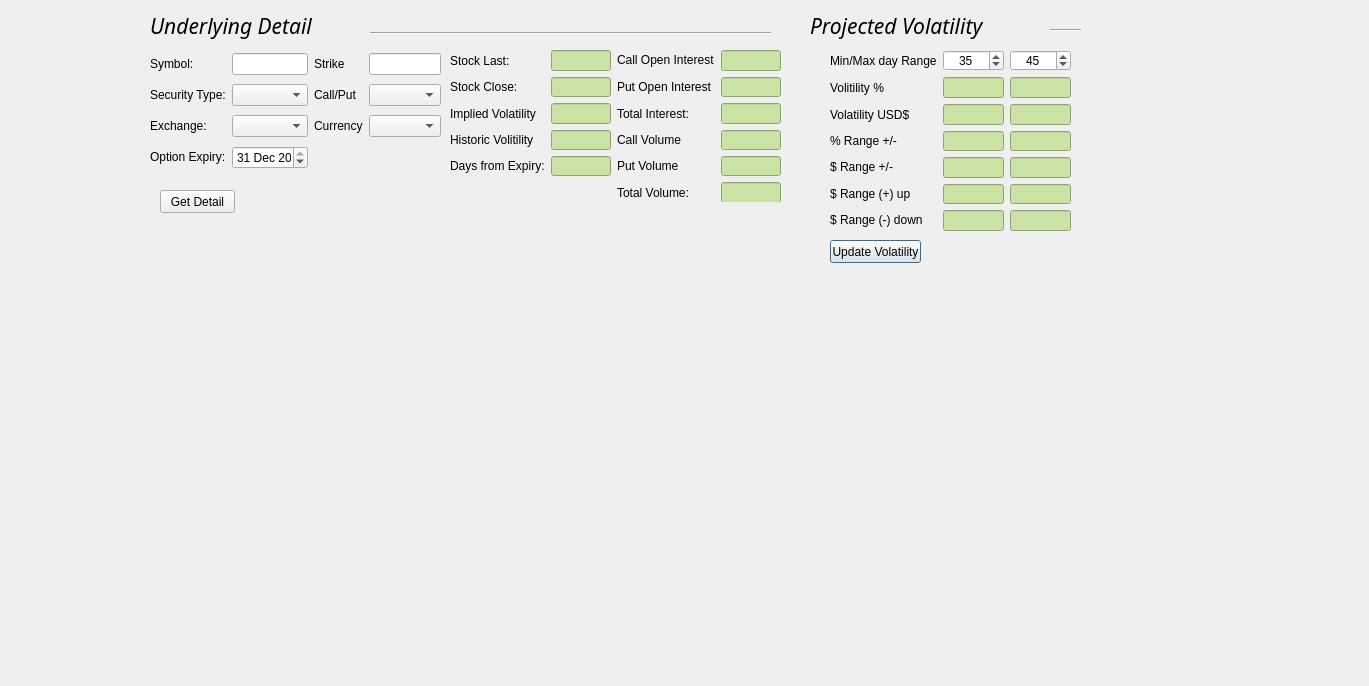
<?xml version="1.0" encoding="UTF-8"?>
<ui version="4.0">
 <class>exchange</class>
 <widget class="QDialog" name="exchange">
  <property name="geometry">
   <rect>
    <x>0</x>
    <y>0</y>
    <width>1369</width>
    <height>686</height>
   </rect>
  </property>
  <property name="windowTitle">
   <string>IB Option Trader </string>
  </property>
  <widget class="QPushButton" name="button_UpdateVol">
   <property name="geometry">
    <rect>
     <x>830</x>
     <y>240</y>
     <width>91</width>
     <height>23</height>
    </rect>
   </property>
   <property name="text">
    <string>Update Volatility</string>
   </property>
  </widget>
  <widget class="QWidget" name="layoutWidget">
   <property name="geometry">
    <rect>
     <x>450</x>
     <y>50</y>
     <width>331</width>
     <height>152</height>
    </rect>
   </property>
   <layout class="QGridLayout" name="gridLayout">
    <item row="3" column="0">
     <widget class="QLabel" name="lb_ImpVol">
      <property name="text">
       <string>Implied Volatility</string>
      </property>
     </widget>
    </item>
    <item row="3" column="1">
     <widget class="QLineEdit" name="impliedVol">
      <property name="styleSheet">
       <string notr="true">background-color: rgb(202, 226, 163);</string>
      </property>
      <property name="text">
       <string/>
      </property>
      <property name="readOnly">
       <bool>true</bool>
      </property>
     </widget>
    </item>
    <item row="3" column="2">
     <widget class="QLabel" name="lb_totalInt">
      <property name="text">
       <string>Total Interest:</string>
      </property>
     </widget>
    </item>
    <item row="0" column="2">
     <widget class="QLabel" name="lb_openInt">
      <property name="text">
       <string>&lt;html&gt;&lt;head/&gt;&lt;body&gt;&lt;p&gt;Call Open Interest&lt;/p&gt;&lt;/body&gt;&lt;/html&gt;</string>
      </property>
     </widget>
    </item>
    <item row="0" column="0">
     <widget class="QLabel" name="lb_stockLast">
      <property name="text">
       <string>Stock Last:</string>
      </property>
     </widget>
    </item>
    <item row="0" column="3">
     <widget class="QLineEdit" name="callOpenInterest">
      <property name="styleSheet">
       <string notr="true">background-color: rgb(202, 226, 163);</string>
      </property>
      <property name="text">
       <string/>
      </property>
      <property name="readOnly">
       <bool>true</bool>
      </property>
     </widget>
    </item>
    <item row="1" column="2">
     <widget class="QLabel" name="lb_putCallInt">
      <property name="contextMenuPolicy">
       <enum>Qt::NoContextMenu</enum>
      </property>
      <property name="text">
       <string>&lt;html&gt;&lt;head/&gt;&lt;body&gt;&lt;p&gt;Put Open Interest&lt;/p&gt;&lt;/body&gt;&lt;/html&gt;</string>
      </property>
     </widget>
    </item>
    <item row="0" column="1">
     <widget class="QLineEdit" name="stockLast">
      <property name="styleSheet">
       <string notr="true">background-color: rgb(202, 226, 163);</string>
      </property>
      <property name="text">
       <string/>
      </property>
      <property name="readOnly">
       <bool>true</bool>
      </property>
     </widget>
    </item>
    <item row="1" column="1">
     <widget class="QLineEdit" name="stockClose">
      <property name="styleSheet">
       <string notr="true">background-color: rgb(202, 226, 163);</string>
      </property>
      <property name="text">
       <string/>
      </property>
      <property name="readOnly">
       <bool>true</bool>
      </property>
     </widget>
    </item>
    <item row="1" column="0">
     <widget class="QLabel" name="lb_stockClose">
      <property name="contextMenuPolicy">
       <enum>Qt::NoContextMenu</enum>
      </property>
      <property name="text">
       <string>Stock Close:</string>
      </property>
     </widget>
    </item>
    <item row="1" column="3">
     <widget class="QLineEdit" name="putOpenInterest">
      <property name="styleSheet">
       <string notr="true">background-color: rgb(202, 226, 163);</string>
      </property>
      <property name="text">
       <string/>
      </property>
      <property name="readOnly">
       <bool>true</bool>
      </property>
     </widget>
    </item>
    <item row="3" column="3">
     <widget class="QLineEdit" name="totalOpenInterest">
      <property name="styleSheet">
       <string notr="true">background-color: rgb(202, 226, 163);</string>
      </property>
      <property name="text">
       <string/>
      </property>
      <property name="readOnly">
       <bool>true</bool>
      </property>
     </widget>
    </item>
    <item row="5" column="1">
     <widget class="QLineEdit" name="daysFromExpiry">
      <property name="styleSheet">
       <string notr="true">background-color: rgb(202, 226, 163);</string>
      </property>
      <property name="text">
       <string/>
      </property>
      <property name="readOnly">
       <bool>true</bool>
      </property>
     </widget>
    </item>
    <item row="5" column="0">
     <widget class="QLabel" name="lb_Exp">
      <property name="text">
       <string>&lt;html&gt;&lt;head/&gt;&lt;body&gt;&lt;p&gt;Days from Expiry:&lt;/p&gt;&lt;/body&gt;&lt;/html&gt;</string>
      </property>
     </widget>
    </item>
    <item row="4" column="2">
     <widget class="QLabel" name="lb_callVol">
      <property name="text">
       <string>Call Volume</string>
      </property>
     </widget>
    </item>
    <item row="4" column="1">
     <widget class="QLineEdit" name="historicVol">
      <property name="styleSheet">
       <string notr="true">background-color: rgb(202, 226, 163);</string>
      </property>
      <property name="text">
       <string/>
      </property>
      <property name="readOnly">
       <bool>true</bool>
      </property>
     </widget>
    </item>
    <item row="4" column="0">
     <widget class="QLabel" name="labelExpiry_2">
      <property name="text">
       <string>&lt;html&gt;&lt;head/&gt;&lt;body&gt;&lt;p&gt;Historic Volitility&lt;/p&gt;&lt;/body&gt;&lt;/html&gt;</string>
      </property>
     </widget>
    </item>
    <item row="5" column="3">
     <widget class="QLineEdit" name="putVolume">
      <property name="styleSheet">
       <string notr="true">background-color: rgb(202, 226, 163);</string>
      </property>
      <property name="text">
       <string/>
      </property>
      <property name="readOnly">
       <bool>true</bool>
      </property>
     </widget>
    </item>
    <item row="4" column="3">
     <widget class="QLineEdit" name="callVolume">
      <property name="styleSheet">
       <string notr="true">background-color: rgb(202, 226, 163);</string>
      </property>
      <property name="text">
       <string/>
      </property>
      <property name="readOnly">
       <bool>true</bool>
      </property>
     </widget>
    </item>
    <item row="5" column="2">
     <widget class="QLabel" name="lb_putVol">
      <property name="contextMenuPolicy">
       <enum>Qt::NoContextMenu</enum>
      </property>
      <property name="text">
       <string>Put Volume</string>
      </property>
     </widget>
    </item>
    <item row="6" column="2">
     <widget class="QLabel" name="lb_totalVol">
      <property name="text">
       <string>Total Volume:</string>
      </property>
     </widget>
    </item>
    <item row="6" column="3">
     <widget class="QLineEdit" name="totalVolume">
      <property name="styleSheet">
       <string notr="true">background-color: rgb(202, 226, 163);</string>
      </property>
      <property name="text">
       <string/>
      </property>
      <property name="readOnly">
       <bool>true</bool>
      </property>
     </widget>
    </item>
   </layout>
  </widget>
  <widget class="QWidget" name="layoutWidget">
   <property name="geometry">
    <rect>
     <x>150</x>
     <y>50</y>
     <width>291</width>
     <height>126</height>
    </rect>
   </property>
   <layout class="QGridLayout" name="gridLayout_2">
    <item row="3" column="0">
     <widget class="QLabel" name="lb_expiry">
      <property name="text">
       <string>&lt;html&gt;&lt;head/&gt;&lt;body&gt;&lt;p&gt;Option Expiry:&lt;/p&gt;&lt;/body&gt;&lt;/html&gt;</string>
      </property>
     </widget>
    </item>
    <item row="1" column="0">
     <widget class="QLabel" name="lb_SecType">
      <property name="contextMenuPolicy">
       <enum>Qt::NoContextMenu</enum>
      </property>
      <property name="text">
       <string>Security Type:</string>
      </property>
     </widget>
    </item>
    <item row="0" column="0">
     <widget class="QLabel" name="lb_symbol">
      <property name="text">
       <string>Symbol:</string>
      </property>
     </widget>
    </item>
    <item row="0" column="3">
     <widget class="QLineEdit" name="strike">
      <property name="text">
       <string/>
      </property>
     </widget>
    </item>
    <item row="1" column="1">
     <widget class="QComboBox" name="securityType">
      <property name="maxCount">
       <number>10</number>
      </property>
     </widget>
    </item>
    <item row="2" column="1">
     <widget class="QComboBox" name="exchangeLoc">
      <property name="maxCount">
       <number>10</number>
      </property>
     </widget>
    </item>
    <item row="2" column="0">
     <widget class="QLabel" name="lb_exchange">
      <property name="text">
       <string>Exchange:</string>
      </property>
     </widget>
    </item>
    <item row="3" column="1">
     <widget class="QDateEdit" name="dateExpiry">
      <property name="dateTime">
       <datetime>
        <hour>23</hour>
        <minute>59</minute>
        <second>59</second>
        <year>2017</year>
        <month>12</month>
        <day>31</day>
       </datetime>
      </property>
      <property name="maximumDateTime">
       <datetime>
        <hour>12</hour>
        <minute>59</minute>
        <second>59</second>
        <year>2020</year>
        <month>12</month>
        <day>31</day>
       </datetime>
      </property>
      <property name="minimumDateTime">
       <datetime>
        <hour>2</hour>
        <minute>0</minute>
        <second>0</second>
        <year>2017</year>
        <month>9</month>
        <day>14</day>
       </datetime>
      </property>
     </widget>
    </item>
    <item row="1" column="2">
     <widget class="QLabel" name="lb_callPut">
      <property name="text">
       <string>Call/Put</string>
      </property>
     </widget>
    </item>
    <item row="2" column="2">
     <widget class="QLabel" name="lb_currency">
      <property name="text">
       <string>Currency</string>
      </property>
     </widget>
    </item>
    <item row="0" column="2">
     <widget class="QLabel" name="lb_stk">
      <property name="text">
       <string>Strike</string>
      </property>
     </widget>
    </item>
    <item row="0" column="1">
     <widget class="QLineEdit" name="symbol">
      <property name="inputMask">
       <string/>
      </property>
      <property name="text">
       <string/>
      </property>
      <property name="placeholderText">
       <string extracomment="FB"/>
      </property>
     </widget>
    </item>
    <item row="1" column="3">
     <widget class="QComboBox" name="callPut"/>
    </item>
    <item row="2" column="3">
     <widget class="QComboBox" name="currency"/>
    </item>
   </layout>
  </widget>
  <widget class="QWidget" name="layoutWidget">
   <property name="geometry">
    <rect>
     <x>830</x>
     <y>50</y>
     <width>241</width>
     <height>181</height>
    </rect>
   </property>
   <layout class="QGridLayout" name="gridLayout_3">
    <item row="4" column="2">
     <widget class="QLineEdit" name="rangeUSD_45Days">
      <property name="styleSheet">
       <string notr="true">background-color: rgb(202, 226, 163);</string>
      </property>
      <property name="text">
       <string/>
      </property>
      <property name="readOnly">
       <bool>true</bool>
      </property>
     </widget>
    </item>
    <item row="0" column="2">
     <widget class="QSpinBox" name="maxDaysSpinBox">
      <property name="alignment">
       <set>Qt::AlignCenter</set>
      </property>
      <property name="minimum">
       <number>20</number>
      </property>
      <property name="maximum">
       <number>50</number>
      </property>
      <property name="value">
       <number>45</number>
      </property>
     </widget>
    </item>
    <item row="0" column="1">
     <widget class="QSpinBox" name="minDaysSpinBox">
      <property name="alignment">
       <set>Qt::AlignCenter</set>
      </property>
      <property name="minimum">
       <number>20</number>
      </property>
      <property name="maximum">
       <number>50</number>
      </property>
      <property name="value">
       <number>35</number>
      </property>
     </widget>
    </item>
    <item row="4" column="1">
     <widget class="QLineEdit" name="rangeUSD_30Days">
      <property name="styleSheet">
       <string notr="true">background-color: rgb(202, 226, 163);</string>
      </property>
      <property name="text">
       <string/>
      </property>
      <property name="readOnly">
       <bool>true</bool>
      </property>
     </widget>
    </item>
    <item row="3" column="1">
     <widget class="QLineEdit" name="rangePercent_30Days">
      <property name="styleSheet">
       <string notr="true">background-color: rgb(202, 226, 163);</string>
      </property>
      <property name="text">
       <string/>
      </property>
      <property name="readOnly">
       <bool>true</bool>
      </property>
     </widget>
    </item>
    <item row="1" column="0">
     <widget class="QLabel" name="lb_volPerc">
      <property name="text">
       <string>Volitility %</string>
      </property>
     </widget>
    </item>
    <item row="2" column="2">
     <widget class="QLineEdit" name="volUSD_45Days">
      <property name="styleSheet">
       <string notr="true">background-color: rgb(202, 226, 163);</string>
      </property>
      <property name="text">
       <string/>
      </property>
      <property name="readOnly">
       <bool>true</bool>
      </property>
     </widget>
    </item>
    <item row="4" column="0">
     <widget class="QLabel" name="lb_rangeUSD">
      <property name="text">
       <string>&lt;html&gt;&lt;head/&gt;&lt;body&gt;&lt;p&gt;$ Range +/-&lt;/p&gt;&lt;/body&gt;&lt;/html&gt;</string>
      </property>
     </widget>
    </item>
    <item row="3" column="2">
     <widget class="QLineEdit" name="rangePercent_45Days">
      <property name="styleSheet">
       <string notr="true">background-color: rgb(202, 226, 163);</string>
      </property>
      <property name="text">
       <string/>
      </property>
      <property name="readOnly">
       <bool>true</bool>
      </property>
     </widget>
    </item>
    <item row="2" column="1">
     <widget class="QLineEdit" name="volUSD_30Days">
      <property name="styleSheet">
       <string notr="true">background-color: rgb(202, 226, 163);</string>
      </property>
      <property name="text">
       <string/>
      </property>
      <property name="readOnly">
       <bool>true</bool>
      </property>
     </widget>
    </item>
    <item row="1" column="1">
     <widget class="QLineEdit" name="volPercent_30Days">
      <property name="styleSheet">
       <string notr="true">background-color: rgb(202, 226, 163);</string>
      </property>
      <property name="text">
       <string/>
      </property>
      <property name="readOnly">
       <bool>true</bool>
      </property>
     </widget>
    </item>
    <item row="3" column="0">
     <widget class="QLabel" name="lb_rangePerc">
      <property name="text">
       <string>% Range +/-</string>
      </property>
     </widget>
    </item>
    <item row="2" column="0">
     <widget class="QLabel" name="lb_VolUSD">
      <property name="contextMenuPolicy">
       <enum>Qt::NoContextMenu</enum>
      </property>
      <property name="text">
       <string>Volatility USD$</string>
      </property>
     </widget>
    </item>
    <item row="1" column="2">
     <widget class="QLineEdit" name="volPercent_45Days">
      <property name="styleSheet">
       <string notr="true">background-color: rgb(202, 226, 163);</string>
      </property>
      <property name="text">
       <string/>
      </property>
      <property name="readOnly">
       <bool>true</bool>
      </property>
     </widget>
    </item>
    <item row="6" column="1">
     <widget class="QLineEdit" name="rangeUSD_up_30Days">
      <property name="styleSheet">
       <string notr="true">background-color: rgb(202, 226, 163);</string>
      </property>
      <property name="text">
       <string/>
      </property>
      <property name="readOnly">
       <bool>true</bool>
      </property>
     </widget>
    </item>
    <item row="6" column="0">
     <widget class="QLabel" name="lb_rangeUp">
      <property name="text">
       <string>&lt;html&gt;&lt;head/&gt;&lt;body&gt;&lt;p&gt;$ Range (+) up&lt;/p&gt;&lt;/body&gt;&lt;/html&gt;</string>
      </property>
     </widget>
    </item>
    <item row="7" column="0">
     <widget class="QLabel" name="lb_rangeDown">
      <property name="text">
       <string>&lt;html&gt;&lt;head/&gt;&lt;body&gt;&lt;p&gt;$ Range (-) down&lt;/p&gt;&lt;/body&gt;&lt;/html&gt;</string>
      </property>
     </widget>
    </item>
    <item row="6" column="2">
     <widget class="QLineEdit" name="rangeUSD_up_45Days">
      <property name="styleSheet">
       <string notr="true">background-color: rgb(202, 226, 163);</string>
      </property>
      <property name="text">
       <string/>
      </property>
      <property name="readOnly">
       <bool>true</bool>
      </property>
     </widget>
    </item>
    <item row="7" column="1">
     <widget class="QLineEdit" name="rangeUSD_down_30Days">
      <property name="styleSheet">
       <string notr="true">background-color: rgb(202, 226, 163);</string>
      </property>
      <property name="text">
       <string/>
      </property>
      <property name="readOnly">
       <bool>true</bool>
      </property>
     </widget>
    </item>
    <item row="7" column="2">
     <widget class="QLineEdit" name="rangeUSD_down_45Days">
      <property name="styleSheet">
       <string notr="true">background-color: rgb(202, 226, 163);</string>
      </property>
      <property name="text">
       <string/>
      </property>
      <property name="readOnly">
       <bool>true</bool>
      </property>
     </widget>
    </item>
    <item row="0" column="0">
     <widget class="QLabel" name="lb_MinMaxRg">
      <property name="text">
       <string>Min/Max day Range</string>
      </property>
     </widget>
    </item>
   </layout>
  </widget>
  <widget class="QLabel" name="label">
   <property name="geometry">
    <rect>
     <x>150</x>
     <y>10</y>
     <width>261</width>
     <height>31</height>
    </rect>
   </property>
   <property name="font">
    <font>
     <family>Magneto</family>
     <pointsize>16</pointsize>
     <weight>50</weight>
     <italic>true</italic>
     <bold>false</bold>
    </font>
   </property>
   <property name="text">
    <string>Underlying Detail</string>
   </property>
   <property name="alignment">
    <set>Qt::AlignLeading|Qt::AlignLeft|Qt::AlignVCenter</set>
   </property>
  </widget>
  <widget class="QLabel" name="label_2">
   <property name="geometry">
    <rect>
     <x>810</x>
     <y>10</y>
     <width>261</width>
     <height>31</height>
    </rect>
   </property>
   <property name="font">
    <font>
     <family>Magneto</family>
     <pointsize>16</pointsize>
     <weight>50</weight>
     <italic>true</italic>
     <bold>false</bold>
    </font>
   </property>
   <property name="text">
    <string>Projected Volatility</string>
   </property>
   <property name="alignment">
    <set>Qt::AlignLeading|Qt::AlignLeft|Qt::AlignVCenter</set>
   </property>
  </widget>
  <widget class="Line" name="line">
   <property name="geometry">
    <rect>
     <x>370</x>
     <y>25</y>
     <width>401</width>
     <height>16</height>
    </rect>
   </property>
   <property name="frameShadow">
    <enum>QFrame::Sunken</enum>
   </property>
   <property name="lineWidth">
    <number>1</number>
   </property>
   <property name="orientation">
    <enum>Qt::Horizontal</enum>
   </property>
  </widget>
  <widget class="Line" name="line_2">
   <property name="geometry">
    <rect>
     <x>1050</x>
     <y>20</y>
     <width>31</width>
     <height>20</height>
    </rect>
   </property>
   <property name="frameShadow">
    <enum>QFrame::Sunken</enum>
   </property>
   <property name="lineWidth">
    <number>1</number>
   </property>
   <property name="orientation">
    <enum>Qt::Horizontal</enum>
   </property>
  </widget>
  <widget class="QPushButton" name="buttonGetDetail">
   <property name="geometry">
    <rect>
     <x>160</x>
     <y>190</y>
     <width>75</width>
     <height>23</height>
    </rect>
   </property>
   <property name="text">
    <string>Get Detail</string>
   </property>
  </widget>
  <zorder>layoutWidget</zorder>
  <zorder>layoutWidget</zorder>
  <zorder>layoutWidget</zorder>
  <zorder>button_UpdateVol</zorder>
  <zorder>label</zorder>
  <zorder>label_2</zorder>
  <zorder>line</zorder>
  <zorder>line_2</zorder>
  <zorder>buttonGetDetail</zorder>
 </widget>
 <resources/>
 <connections/>
</ui>
